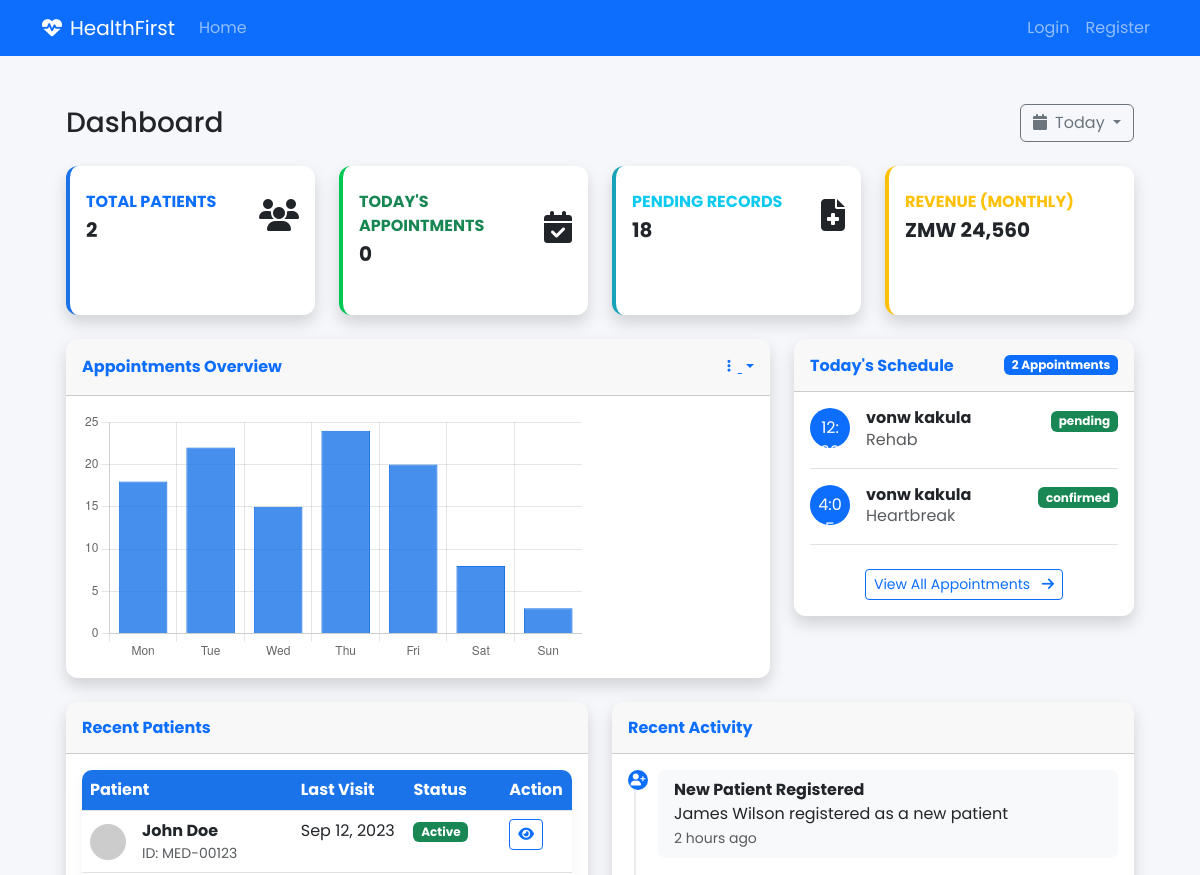
Before: /dashboard/ (upper part) with the older database file.
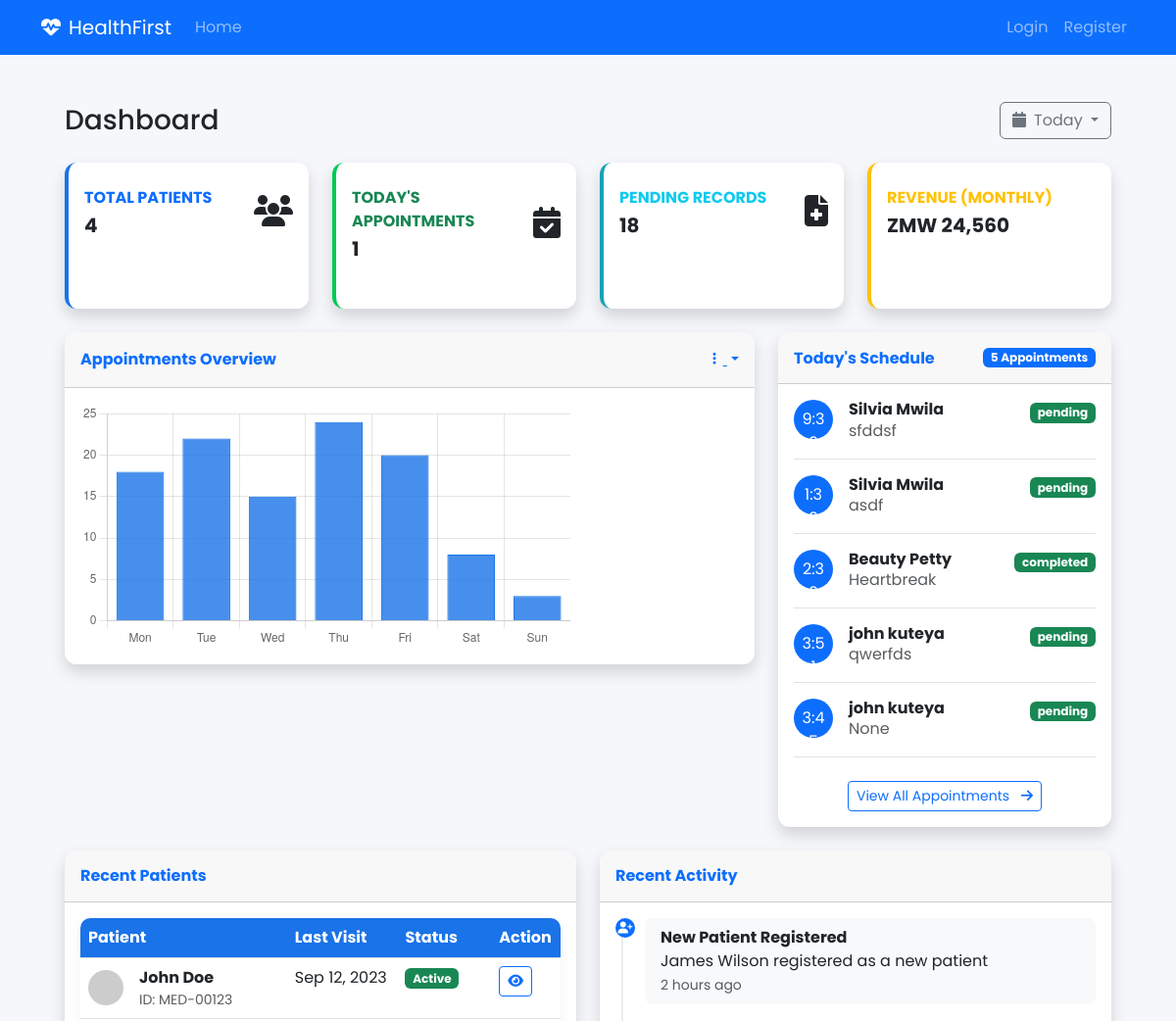
After: the same page with the newer database file.
### appointments/models.py (models this page shows, shortened)
class Appointment(models.Model):
    STATUS_CHOICES = (
        ('pending', 'Pending'),
        ('confirmed', 'Confirmed'),
        ('completed', 'Completed'),
        ('cancelled', 'Cancelled'),
    )
    APPOINTMENT_TYPE_CHOICES = (
        ('in_person', 'In-Person'),
        ('telemedicine', 'Telemedicine'),
    )
    patient = models.ForeignKey(Patient, on_delete=models.CASCADE, related_name='appointments')
    doctor = models.ForeignKey(Doctor, on_delete=models.CASCADE, related_name='appointments')
    date = models.DateField()
    start_time = models.TimeField()
    end_time = models.TimeField()
    reason = models.TextField(blank=True, null=True)
    status = models.CharField(max_length=20, choices=STATUS_CHOICES, default='pending')
    appointment_type = models.CharField(max_length=20, choices=APPOINTMENT_TYPE_CHOICES, default='in_person')
    notes = models.TextField(blank=True, null=True)
    created_at = models.DateTimeField(auto_now_add=True)
    updated_at = models.DateTimeField(auto_now=True)
    class Meta:
        ordering = ['date', 'start_time']
        unique_together = ('doctor', 'date', 'start_time')

### patients/models.py (models this page shows, shortened)
class Patient(models.Model):
    GENDER_CHOICES = (
        ('M', 'Male'),
        ('F', 'Female'),
        ('O', 'Other'),
    )
    BLOOD_GROUP_CHOICES = (
        ('A+', 'A+'),
        ('A-', 'A-'),
        ('B+', 'B+'),
        ('B-', 'B-'),
        ('AB+', 'AB+'),
        ('AB-', 'AB-'),
        ('O+', 'O+'),
        ('O-', 'O-'),
    )
    user = models.OneToOneField(User, on_delete=models.CASCADE, related_name='patient_profile')
    date_of_birth = models.DateField(null=True, blank=True)
    gender = models.CharField(max_length=1, choices=GENDER_CHOICES, null=True, blank=True)
    blood_group = models.CharField(max_length=5, choices=BLOOD_GROUP_CHOICES, blank=True, null=True)
    height = models.CharField(max_length=10, blank=True, null=True)
    weight = models.DecimalField(max_digits=5, decimal_places=2, blank=True, null=True)
    allergies = models.TextField(blank=True, null=True)
    medical_history = models.TextField(blank=True, null=True)
    emergency_contact = models.CharField(max_length=100, blank=True, null=True)
    emergency_phone = models.CharField(max_length=20, blank=True, null=True)
    insurance_provider = models.CharField(max_length=100, blank=True, null=True)
    insurance_number = models.CharField(max_length=50, blank=True, null=True)
    created_at = models.DateTimeField(default=timezone.now)

### accounts/models.py (models this page shows, shortened)
class User(AbstractUser):
    USER_TYPE_CHOICES = (
        ('admin', 'Administrator'),
        ('doctor', 'Doctor'),
        ('staff', 'Staff'),
        ('patient', 'Patient'),
    )
    user_type = models.CharField(max_length=10, choices=USER_TYPE_CHOICES, default='staff')
    profile_picture = models.ImageField(upload_to='profile_pics/', blank=True, null=True)
    phone = models.CharField(max_length=20, blank=True, null=True)
    address = models.TextField(blank=True, null=True)

### accounts/views.py (the view)
# urls.py: path('dashboard/', views.dashboard, name='dashboard'),
def dashboard(request):
    today = today_date.today()
    appointments = Appointment.objects.all()
    todays_appointment = appointments.filter(date=today).count
    total_appointment = appointments.count()
    total_patients = Patient.objects.count()
    context = {
        'appointments':appointments,
        'total_appointment':total_appointment,
        'todays_appointment':todays_appointment,
        'total_patients':total_patients,
    }
    return render(request, 'accounts/dashboard.html', context)

### accounts/templates/accounts/dashboard.html (shortened to what the changed rows need)
{% extends "accounts/base.html" %}
{% load static %}
{% block content %}
<div class="container-fluid px-4">
    <div class="d-flex justify-content-between align-items-center mb-4">
        <h1 class="h3 mb-0 text-gray-800">Dashboard</h1>
    </div>
    <div class="row">
        <div class="col-xl-3 col-md-6 mb-4">
            <div class="card border-left-primary shadow h-100 py-2">
                <div class="card-body">
                    <div class="row no-gutters align-items-center">
                        <div class="col mr-2">
                            <div class="text-xs fw-bold text-primary text-uppercase mb-1">
                                Total Patients
                            </div>
                            <div class="h5 mb-0 fw-bold text-gray-800">{{total_patients}}</div>
                        </div>
                    </div>
                </div>
            </div>
        </div>
        <div class="col-xl-3 col-md-6 mb-4">
            <div class="card border-left-success shadow h-100 py-2">
                <div class="card-body">
                    <div class="row no-gutters align-items-center">
                        <div class="col mr-2">
                            <div class="text-xs fw-bold text-success text-uppercase mb-1">
                                Today's Appointments
                            </div>
                            <div class="h5 mb-0 fw-bold text-gray-800">{{todays_appointment}}</div>
                        </div>
                    </div>
                </div>
            </div>
        </div>
    </div>
    <div class="row">
        <div class="col-xl-4 col-lg-5">
            <div class="card shadow mb-4">
                <div class="card-header py-3 d-flex flex-row align-items-center justify-content-between">
                    <h6 class="m-0 fw-bold text-primary">Today's Schedule</h6>
                    <span class="badge bg-primary">{{total_appointment}} Appointments</span>
                </div>
                <div class="card-body">
                    <div class="schedule-list">
                        {% for appointment in appointments %}
                            <div class="d-flex border-bottom pb-3 mb-3">
                                <div class="flex-shrink-0 me-3">
                                    <div class="bg-primary text-white rounded-circle p-2 text-center" style="width: 40px; height: 40px;">
                                        {{appointment.start_time}}
                                    </div>
                                </div>
                                <div class="flex-grow-1">
                                    <h6 class="fw-bold mb-0">{{appointment.patient.user.get_full_name}}</h6>
                                    <p class="mb-0 text-muted">{{appointment.reason}}</p>
                                </div>
                                <div class="flex-shrink-0">
                                    <span class="badge bg-success">{{appointment.status}}</span>
                                </div>
                            </div>
                        {% endfor %}
                    </div>
                </div>
            </div>
        </div>
    </div>
    <div class="row">
        <div class="col-lg-6 mb-4">
            <div class="card shadow">
                <div class="card-body">
                    <div class="table-responsive">
                        <table class="table table-hover">
                            <thead>
                                <tr>
                                    <th>Patient</th>
                                    <th>Last Visit</th>
                                    <th>Status</th>
                                    <th>Action</th>
                                </tr>
                            </thead>
                        </table>
                    </div>
                </div>
            </div>
        </div>
    </div>
</div>
{% endblock %}
{% block scripts %}
<script>
    // Appointments Chart
    document.addEventListener('DOMContentLoaded', function() {
        const ctx = document.getElementById('appointmentsChart').getContext('2d');
        const appointmentsChart = new Chart(ctx, {
            type: 'bar',
            data: {
                labels: ['Mon', 'Tue', 'Wed', 'Thu', 'Fri', 'Sat', 'Sun'],
                datasets: [{
                    label: 'Appointments',
                    data: [18, 22, 15, 24, 20, 8, 3],
                    backgroundColor: 'rgba(26, 115, 232, 0.8)',
                    borderColor: 'rgba(26, 115, 232, 1)',
                    borderWidth: 1
                }]
            },
            options: {
                responsive: true,
                plugins: {
                    legend: {
                        display: false
                    }
                },
                scales: {
                    y: {
                        beginAtZero: true,
                        ticks: {
                            stepSize: 5
                        }
                    }
                }
            }
        });
    });
</script>
{% endblock %}

Changed rows visible on the page:
removed Appointment: start_time "12:30…", patient.user.get_full_name "vonw kakula", reason "Rehab", status "pending"
removed Appointment: start_time "4:05 a.m.", patient.user.get_full_name "vonw kakula", reason "Heartbreak", status "confirmed"
added Appointment: start_time "9:30…", patient.user.get_full_name "Silvia Mwila", reason "sfddsf", status "pending"
added Appointment: start_time "1:30…", patient.user.get_full_name "Silvia Mwila", reason "asdf", status "pending"
added Appointment: start_time "2:30…", patient.user.get_full_name "Beauty Petty", reason "Heartbreak", status "completed"
added Appointment: start_time "3:51…", patient.user.get_full_name "john kuteya", reason "qwerfds", status "pending"
added Appointment: start_time "3:45 a.m.", patient.user.get_full_name "john kuteya", reason "None", status "pending"
Other visible differences:
{{ total_patients }}: "2" → "4"
{{ todays_appointment }}: "0" → "1"
{{ total_appointment }}: "2" → "5"
